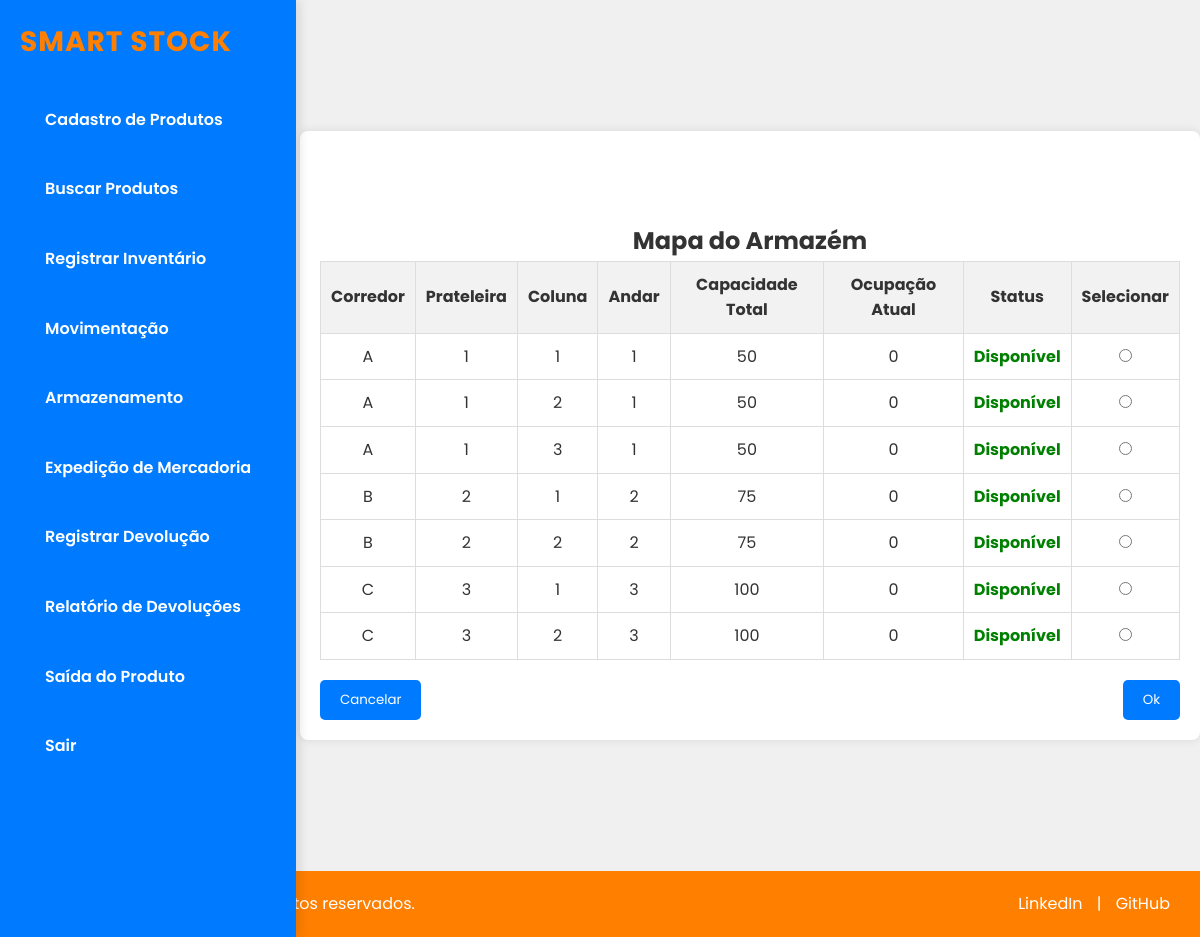
The page /view/Armazenamento.php (signed in) on the database its author committed.
### tables this page shows
CREATE TABLE `localizacao` (
  `localizacao_id` int NOT NULL,
  `corredor` varchar(50) DEFAULT NULL,
  `prateleira` varchar(255) NOT NULL,
  `coluna` varchar(255) NOT NULL,
  `andar` int NOT NULL,
  `capacidade_total` int NOT NULL,
  `ocupacao_atual` int NOT NULL
);

### dao/LocalizacaoDao.php (called while the page is built, shortened)
<?php
class LocalizacaoDAO
{
    public static function listarLocalizacao()
    {
        try {
            $conexao = Conexao::conectar();
            $query = "SELECT * FROM localizacao";
            $stmt = $conexao->prepare($query);
            $stmt->execute();
            return $stmt->fetchAll(PDO::FETCH_ASSOC);
        } catch (PDOException $e) {
            throw new Exception('Erro ao listar localizações: ' . $e->getMessage());
        }
    }
}

### view/Armazenamento.php (the view, shortened to what this page needs)
<!DOCTYPE html>
<html lang="pt-BR">
<head>
    <link rel="stylesheet" href="../css/header.css">
    <link rel="stylesheet" href="../css/index.css">
    <link rel="stylesheet" href="../css/footer.css">
    <link rel="stylesheet" href="../css/armazenamento.css">
</head>
<?php
$localizacoes = LocalizacaoDao::ListarLocalizacao();
?>
<body>
<header id="header">
        <nav id="navbar">
            <h1 id="system-name">Smart Stock</h1>
            <ul id="nav">
                <li class="nav-item"><a href="cadastroProduto.php">Cadastro de Produtos</a></li>
                <li class="nav-item"><a href="listaProduto.php">Buscar Produtos</a></li>
                <li class="nav-item"><a href="registrarInventario.php">Registrar Inventário</a></li>
                <li class="nav-item"><a href="movimentacao.php">Movimentação</a></li>
                <li class="nav-item"><a href="Armazenamento.php">Armazenamento</a></li>
                <li class="nav-item"><a href="ExpediçãodeMercadoria.php">Expedição de Mercadoria</a></li>
                <li class="nav-item"><a href="RegistrarDevolucao.php">Registrar Devolução</a></li>
                <li class="nav-item"><a href="RelatorioDeDevoluçoes.php">Relatório de Devoluções</a></li>
                <li class="nav-item"><a href="registrarSaidaProduto.php">Saída do Produto</a></li>
                <li class="nav-item"><a href="../index.php">Sair</a></li>
            </ul>
        </nav>
    </header>
    <div class="container">
        <h1>Selecione o Local de Armazenamento</h1>
        <form id="form-locacao" action="../controller/cadastrarLocalizacao.php" method="post">
            <div class="map">
                <h2>Mapa do Armazém</h2>
                <table id="warehouse-map">
                    <thead>
                        <tr>
                            <th>Corredor</th>
                            <th>Prateleira</th>
                            <th>Coluna</th>
                            <th>Andar</th>
                            <th>Capacidade Total</th>
                            <th>Ocupação Atual</th>
                            <th>Status</th>
                            <th>Selecionar</th>
                        </tr>
                    </thead>
                    <tbody id="location-table">
                        <?php foreach ($localizacoes as $localizacao): ?>
                            <tr>
                                <td><?php echo htmlspecialchars($localizacao['corredor']); ?></td>
                                <td><?php echo htmlspecialchars($localizacao['prateleira']); ?></td>
                                <td><?php echo htmlspecialchars($localizacao['coluna']); ?></td>
                                <td><?php echo htmlspecialchars($localizacao['andar']); ?></td>
                                <td><?php echo htmlspecialchars($localizacao['capacidade_total']); ?></td>
                                <td><?php echo htmlspecialchars($localizacao['ocupacao_atual']); ?></td>
                                <td class="<?php echo ($localizacao['ocupacao_atual'] < $localizacao['capacidade_total']) ? 'status-disponivel' : 'status-sobrecarregado'; ?>">
                                    <?php echo ($localizacao['ocupacao_atual'] < $localizacao['capacidade_total']) ? 'Disponível' : 'Sobrecarregado'; ?>
                                </td>
                                <td>
                                    <input type="radio" name="localizacao_id" value="<?php echo htmlspecialchars($localizacao['localizacao_id']); ?>"
                                        data-corredor="<?php echo htmlspecialchars($localizacao['corredor']); ?>"
                                        data-prateleira="<?php echo htmlspecialchars($localizacao['prateleira']); ?>"
                                        data-coluna="<?php echo htmlspecialchars($localizacao['coluna']); ?>"
                                        data-andar="<?php echo htmlspecialchars($localizacao['andar']); ?>"
                                        data-capacidade="<?php echo htmlspecialchars($localizacao['capacidade_total']); ?>"
                                        data-ocupacao="<?php echo htmlspecialchars($localizacao['ocupacao_atual']); ?>"
                                        onchange="updateSelectedLocation(this)" required>
                                </td>
                            </tr>
                        <?php endforeach; ?>
                    </tbody>
                </table>
            </div>
            <div class="buttons">
                <button type="button" id="btn-cancelar">Cancelar</button>
                <button type="submit" id="btn-ok">Ok</button>
            </div>
        </form>
    </div>
    <footer class="footer">
        <div class="footer-container">
            <div class="footer-left">
                <p>&copy; 2024 Smart Stock. Todos os direitos reservados.</p>
            </div>
            <div class="footer-right">
                <a href="https://www.linkedin.com/in/seunome" target="_blank">LinkedIn</a> |
                <a href="https://github.com/seunome" target="_blank">GitHub</a>
            </div>
        </div>
    </footer>
</body>
</html>

### css/header.css (style rules this page uses)
* { margin: 0; padding: 0; box-sizing: border-box; }
body { font-family: 'Bitter', serif; background-color: #f8f9fa; color: #333; line-height: 1.6; margin: 0; }
#navbar { display: flex; flex-direction: column; justify-content: flex-start; align-items: flex-start; position: fixed; left: 0; top: 0; max-width: 50vh; height: 100%; background-color: #007BFF; padding: 20px; box-shadow: 4px 0px 10px rgba(0, 0, 0, 0.1); z-index: 100; }
#system-name { color: #ff7f00; font-size: 28px; font-weight: 700; letter-spacing: 1px; margin-bottom: 30px; text-align: center; text-transform: uppercase; font-family: 'Poppins', sans-serif; }
#nav { list-style-type: none; display: flex; flex-direction: column; gap: 20px; padding: 0; margin: 0; }
.nav-item a { color: #fff; text-decoration: none; padding: 12px 25px; border-radius: 6px; font-size: 16px; display: block; transition: background-color 0.3s ease, color 0.3s ease; font-weight: 600; font-family: 'Poppins', sans-serif; }
header { margin-bottom: 40px; }
header h1 { color: #007BFF; font-size: 32px; font-weight: 700; letter-spacing: 1px; font-family: 'Poppins', sans-serif; }

### css/index.css (style rules this page uses)
* { box-sizing: border-box; margin: 0; padding: 0; font-family: 'Poppins', sans-serif; }
body { background-color: #f0f0f0; }
h1 { color: #fff; }

### css/footer.css (style rules this page uses)
.footer { background-color: #ff7f00; color: #fff; text-align: center; padding: 20px; width: 100%; }
.footer-container { display: flex; justify-content: space-between; align-items: center; max-width: 1200px; margin: 0 auto; flex-wrap: wrap; }
.footer-left p { margin: 0; }
.footer-right a { color: #fff; text-decoration: none; margin: 0 10px; }

### css/armazenamento.css (style rules this page uses)
.container { flex-grow: 1; margin: 131px auto; margin-left: 300px; background: white; padding: 20px; border-radius: 8px; box-shadow: 0 0 10px rgba(0, 0, 0, 0.1); }
h1, h2 { text-align: center; }
.map { margin: 20px 0; display: flex; flex-direction: column; }
table { width: 100%; border-collapse: collapse; }
th, td { padding: 10px; border: 1px solid #ddd; text-align: center; }
th { background-color: #f2f2f2; }
.buttons { display: flex; justify-content: space-between; }
button { padding: 10px 20px; border: none; background-color: #007BFF; color: white; cursor: pointer; border-radius: 5px; }
.status-disponivel { color: green; font-weight: bold; }

### rows shown on the page
localizacao: corredor "A", prateleira "1", coluna "1", andar "1", capacidade_total "50", ocupacao_atual "0", shows "Disponível"
localizacao: corredor "A", prateleira "1", coluna "2", andar "1", capacidade_total "50", ocupacao_atual "0", shows "Disponível"
localizacao: corredor "A", prateleira "1", coluna "3", andar "1", capacidade_total "50", ocupacao_atual "0", shows "Disponível"
localizacao: corredor "B", prateleira "2", coluna "1", andar "2", capacidade_total "75", ocupacao_atual "0", shows "Disponível"
localizacao: corredor "B", prateleira "2", coluna "2", andar "2", capacidade_total "75", ocupacao_atual "0", shows "Disponível"
localizacao: corredor "C", prateleira "3", coluna "1", andar "3", capacidade_total "100", ocupacao_atual "0", shows "Disponível"
localizacao: corredor "C", prateleira "3", coluna "2", andar "3", capacidade_total "100", ocupacao_atual "0", shows "Disponível"
